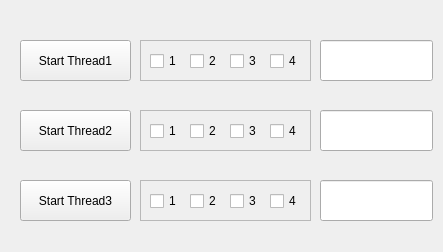
<?xml version="1.0" encoding="UTF-8"?>
<ui version="4.0">
 <class>AffinityForm</class>
 <widget class="QWidget" name="AffinityForm">
  <property name="geometry">
   <rect>
    <x>0</x>
    <y>0</y>
    <width>443</width>
    <height>252</height>
   </rect>
  </property>
  <property name="windowTitle">
   <string>AffinityTest</string>
  </property>
  <widget class="QPushButton" name="pushButtonStart1">
   <property name="geometry">
    <rect>
     <x>20</x>
     <y>40</y>
     <width>111</width>
     <height>41</height>
    </rect>
   </property>
   <property name="text">
    <string>Start Thread1</string>
   </property>
  </widget>
  <widget class="QPushButton" name="pushButtonStart2">
   <property name="geometry">
    <rect>
     <x>20</x>
     <y>110</y>
     <width>111</width>
     <height>41</height>
    </rect>
   </property>
   <property name="text">
    <string>Start Thread2</string>
   </property>
  </widget>
  <widget class="QPushButton" name="pushButtonStart3">
   <property name="geometry">
    <rect>
     <x>20</x>
     <y>180</y>
     <width>111</width>
     <height>41</height>
    </rect>
   </property>
   <property name="text">
    <string>Start Thread3</string>
   </property>
  </widget>
  <widget class="QLineEdit" name="lineEditResultThread1">
   <property name="geometry">
    <rect>
     <x>320</x>
     <y>40</y>
     <width>113</width>
     <height>41</height>
    </rect>
   </property>
  </widget>
  <widget class="QLineEdit" name="lineEditResultThread2">
   <property name="geometry">
    <rect>
     <x>320</x>
     <y>110</y>
     <width>113</width>
     <height>41</height>
    </rect>
   </property>
  </widget>
  <widget class="QLineEdit" name="lineEditResultThread3">
   <property name="geometry">
    <rect>
     <x>320</x>
     <y>180</y>
     <width>113</width>
     <height>41</height>
    </rect>
   </property>
  </widget>
  <widget class="QFrame" name="frameCoresThread1">
   <property name="geometry">
    <rect>
     <x>140</x>
     <y>40</y>
     <width>171</width>
     <height>41</height>
    </rect>
   </property>
   <property name="frameShape">
    <enum>QFrame::StyledPanel</enum>
   </property>
   <property name="frameShadow">
    <enum>QFrame::Raised</enum>
   </property>
   <widget class="QCheckBox" name="checkBoxThread1Core4">
    <property name="geometry">
     <rect>
      <x>130</x>
      <y>10</y>
      <width>41</width>
      <height>22</height>
     </rect>
    </property>
    <property name="text">
     <string>4</string>
    </property>
   </widget>
   <widget class="QCheckBox" name="checkBoxThread1Core2">
    <property name="geometry">
     <rect>
      <x>50</x>
      <y>10</y>
      <width>41</width>
      <height>22</height>
     </rect>
    </property>
    <property name="text">
     <string>2</string>
    </property>
   </widget>
   <widget class="QCheckBox" name="checkBoxThread1Core3">
    <property name="geometry">
     <rect>
      <x>90</x>
      <y>10</y>
      <width>41</width>
      <height>22</height>
     </rect>
    </property>
    <property name="text">
     <string>3</string>
    </property>
   </widget>
   <widget class="QCheckBox" name="checkBoxThread1Core1">
    <property name="geometry">
     <rect>
      <x>10</x>
      <y>10</y>
      <width>41</width>
      <height>22</height>
     </rect>
    </property>
    <property name="text">
     <string>1</string>
    </property>
   </widget>
  </widget>
  <widget class="QFrame" name="frameCoresThread2">
   <property name="geometry">
    <rect>
     <x>140</x>
     <y>110</y>
     <width>171</width>
     <height>41</height>
    </rect>
   </property>
   <property name="frameShape">
    <enum>QFrame::StyledPanel</enum>
   </property>
   <property name="frameShadow">
    <enum>QFrame::Raised</enum>
   </property>
   <widget class="QCheckBox" name="checkBoxThread2Core4">
    <property name="geometry">
     <rect>
      <x>130</x>
      <y>10</y>
      <width>41</width>
      <height>22</height>
     </rect>
    </property>
    <property name="text">
     <string>4</string>
    </property>
   </widget>
   <widget class="QCheckBox" name="checkBoxThread2Core2">
    <property name="geometry">
     <rect>
      <x>50</x>
      <y>10</y>
      <width>41</width>
      <height>22</height>
     </rect>
    </property>
    <property name="text">
     <string>2</string>
    </property>
   </widget>
   <widget class="QCheckBox" name="checkBoxThread2Core3">
    <property name="geometry">
     <rect>
      <x>90</x>
      <y>10</y>
      <width>41</width>
      <height>22</height>
     </rect>
    </property>
    <property name="text">
     <string>3</string>
    </property>
   </widget>
   <widget class="QCheckBox" name="checkBoxThread2Core1">
    <property name="geometry">
     <rect>
      <x>10</x>
      <y>10</y>
      <width>41</width>
      <height>22</height>
     </rect>
    </property>
    <property name="text">
     <string>1</string>
    </property>
   </widget>
  </widget>
  <widget class="QFrame" name="frameCoresThread3">
   <property name="geometry">
    <rect>
     <x>140</x>
     <y>180</y>
     <width>171</width>
     <height>41</height>
    </rect>
   </property>
   <property name="frameShape">
    <enum>QFrame::StyledPanel</enum>
   </property>
   <property name="frameShadow">
    <enum>QFrame::Raised</enum>
   </property>
   <widget class="QCheckBox" name="checkBoxThread3Core4">
    <property name="geometry">
     <rect>
      <x>130</x>
      <y>10</y>
      <width>41</width>
      <height>22</height>
     </rect>
    </property>
    <property name="text">
     <string>4</string>
    </property>
   </widget>
   <widget class="QCheckBox" name="checkBoxThread3Core2">
    <property name="geometry">
     <rect>
      <x>50</x>
      <y>10</y>
      <width>41</width>
      <height>22</height>
     </rect>
    </property>
    <property name="text">
     <string>2</string>
    </property>
   </widget>
   <widget class="QCheckBox" name="checkBoxThread3Core3">
    <property name="geometry">
     <rect>
      <x>90</x>
      <y>10</y>
      <width>41</width>
      <height>22</height>
     </rect>
    </property>
    <property name="text">
     <string>3</string>
    </property>
   </widget>
   <widget class="QCheckBox" name="checkBoxThread3Core1">
    <property name="geometry">
     <rect>
      <x>10</x>
      <y>10</y>
      <width>41</width>
      <height>22</height>
     </rect>
    </property>
    <property name="text">
     <string>1</string>
    </property>
   </widget>
  </widget>
 </widget>
 <resources/>
 <connections/>
</ui>
